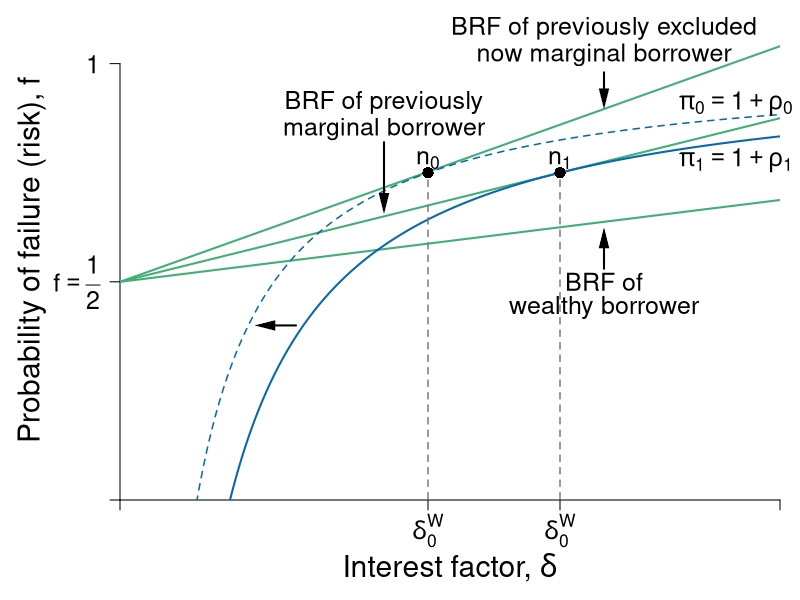

The R script that drew this image:
#' Graph Designer: Simon Halliday
#' Authors: Bowles and Halliday
#' Title: Coordination, Conflict and Competition: A Text in Microeconomics

library(shape)
pdf(file = "credit/credit_investment_macro_b.pdf", width = 8, height = 6)

#Set parameters for graphics
pointsize <- 1.8
axislabelsize <- 1.8
labelsize <- 1.5
namesize <- 1.8
annotatesize <- 1.5
graphlinewidth <- 2
segmentlinewidth <- 1.5

COL <- c("#7fc97f", "#beaed4", "#fdc086", "#ffff99", "#386cb0", "#f0027f", "#bf5b17", "#666666")
COLA <- c("#e0f3db", "#99d8c9","#66c2a4","#41ae76", "#238b45", "#005824")
COLB <- c("#c6dbef", "#4eb3d3", "#2b8cbe", "#0868ac","#084081")
COLC <- c("#fcfbfd", "#efedf5", "#dadaeb", "#bcbddc", "#9e9ac8", "#807dba", "#6a51a3", "#54278f", "#3f007d")
grays <- gray.colors(25, start = 1, end = 0)

#Edited the margins to cater for the larger LHS labels
par(mar =  c(5, 6, 1, 1))

brfFn <- function(delta, q = 1, k = 1) {
  .5 + (delta / (2 * q)) * (1 - k)
}

PCFn <- function(delta, q = 1) {
  delta/q
}

isoreturnFn <- function(delta, pi = 0.125) {
  1 - (pi)/delta
}

yFn <- function(d1, f1, q = 1){
  q*f1*(1 - f1) - d1*(1 - f1)
}

ylow <- function(delta, q = 1, ybar = 0.0625){
  (-sqrt(delta^2 - 2*delta*q + q^2 - 4*q*ybar) + delta + q)/(2*q)
}

yhigh <- function(delta, q = 1, ybar = 0.0625){
  (sqrt(delta^2 - 2*delta*q + q^2 - 4*q*ybar) + delta + q)/(2*q)
}

xlims <- c(0, 1.5)
ylims <- c(0, 1.1)

npts <- 501 
d1 <- seq(xlims[1], xlims[2], length.out = npts)
f1 <- seq(ylims[1], ylims[2], length.out = npts) 
a <- c(0.0625)

plot(0, 0, xlim = xlims, ylim = ylims, type = "n",
     xlab = expression(paste("")),
     ylab = expression(paste("")), 
     xaxt = "n", 
     yaxt = "n", 
     cex.lab = axislabelsize, 
     bty = "n",
     xaxs = "i", 
     yaxs = "i"
)


ticksy <- c(ylims[1], 0.5, ylims[2] - 0.1)
ylabels <- c(NA, expression(paste(f == frac(1,2))),  1)
ticksx <- c(xlims[1], 0.7, 1, xlims[2])
#xlabels <- c(NA, expression(paste(delta[0]^{W})), expression(paste(delta[1]^{W})), NA)
xlabels <- c(NA, NA, NA, NA)

text(0.7, -0.07, expression(paste(delta[0]^{W})), cex = labelsize, xpd = TRUE)
text(1, -0.07, expression(paste(delta[0]^{W})), cex = labelsize, xpd = TRUE)


axis(1, at = ticksx, pos = 0, labels = xlabels, cex.axis = labelsize)
axis(2, at = ticksy, pos = 0, labels = ylabels, las = 1, cex.axis = labelsize)

npts <- 503 
xx1 <- seq(xlims[1], xlims[2], length.out = npts)

#Draw the graphs
lines(xx1, brfFn(xx1, k = 0.28), col = COLA[4], lwd = graphlinewidth)
lines(xx1, brfFn(xx1, k = 0.5), col = COLA[4], lwd = graphlinewidth)
lines(xx1, brfFn(xx1, k = 0.75), col = COLA[4], lwd = graphlinewidth)
lines(xx1, isoreturnFn(xx1, pi = 0.175), col = COLB[4], lwd = segmentlinewidth, lty = 2)
lines(xx1, isoreturnFn(xx1, pi = 0.25), col = COLB[4], lwd = graphlinewidth)
#lines(xx1, isoreturnFn(xx1, pi = 0.5), col = COLB[4], lwd = graphlinewidth)


#Axis labels
mtext(expression(paste("Interest factor, ", delta)), side = 1, line = 3.3, cex = axislabelsize)
text(-0.2, 0.5*(ylims[2]), expression(paste("Probability of failure (risk), ", f)), xpd = TRUE, cex = axislabelsize, srt = 90) 

#segments(0.39, -1, 0.39, brfFn(0.39, k = 0.75), lty = 2, col = grays[20] , lwd = segmentlinewidth)
#points(0.39, brfFn(0.39, k = 0.75), pch = 16, col = "black", cex = 1.5)
#text(0.39 + 0.025, brfFn(0.39, k = 0.75) - 0.03, expression(paste(b)), cex = labelsize)

segments(1, -1, 1, brfFn(delta = 1, k = 0.5), lty = 2, col = grays[20] , lwd = segmentlinewidth)
#points(1, brfFn(1, k = 0.5), pch = 16, col = "black", cex = 1.5)
# text(1, brfFn(1, k = 0.5) + 0.04, expression(paste(n)), cex = labelsize)

#segments(.59, -1, 0.59, brfFn(delta = 0.59, k = 0.75), lty = 2, col = grays[20] , lwd = segmentlinewidth)
#points(0.59, brfFn(0.59, k = 0.75), pch = 16, col = "black", cex = 1.5)
#text(0.59 + 0.025, brfFn(0.59, k = 0.75) - 0.03, expression(paste(a)), cex = labelsize)

segments(.7, -1, 0.7, brfFn(delta = 0.7, k = 0.28), lty = 2, col = grays[20] , lwd = segmentlinewidth)
#points(0.7, brfFn(0.7, k = 0.28), pch = 16, col = "black", cex = 1.5)



points(0.7, 0.75, pch = 16, col = "black", cex = 1.5)
text(0.7, 0.78, expression(paste(n[0])), cex = labelsize)

points(1, 0.75, pch = 16, col = "black", cex = 1.5)
text(1, 0.78, expression(paste(n[1])), cex = labelsize)


# ZPC
text(1.4, 0.91, expression(paste(pi[0] == 1 + rho[0])), cex = labelsize, xpd = TRUE)
text(1.4, 0.78, expression(paste(pi[1] == 1 + rho[1])), cex = labelsize, xpd = TRUE)


text(1.1, 1.08, expression(paste("BRF of previously excluded")), cex = labelsize, xpd = TRUE)
text(1.1, 1.02, expression(paste("now marginal borrower")), cex = labelsize, xpd = TRUE)
Arrows(1.1, 0.98, 1.1, 0.92, col = "black", lty = 1, lwd = 2, arr.type = "triangle", arr.lwd = 0.5)

text(1.1, 0.5, expression(paste("BRF of")), cex = labelsize)
text(1.1, 0.44, expression(paste("wealthy borrower")), cex = labelsize)
Arrows(1.1, 0.53, 1.1, 0.6, col = "black", lty = 1, lwd = 2, arr.type = "triangle", arr.lwd = 0.5)


text(0.6, 0.91, expression(paste("BRF of previously")), cex = labelsize)
text(0.6, 0.85, expression(paste("marginal borrower")), cex = labelsize)
Arrows(0.6, 0.82, 0.6, 0.68, col = "black", lty = 1, lwd = 2, arr.type = "triangle", arr.lwd = 0.5)

# text(0.12, 0.44, expression(paste("zpc")), cex = labelsize)
# text(0.12, 0.38, expression(paste("after")), cex = labelsize)
# Arrows(0.17, 0.43, 0.27, 0.43, col = "black", lty = 1, lwd = 2, arr.type = "triangle", arr.lwd = 0.5)
#text(0.12, 0.26, expression(paste("zpc")), cex = labelsize)
#text(0.12, 0.2, expression(paste("before")), cex = labelsize)
#Arrows(0.17, 0.25, 0.3, 0.25, col = "black", lty = 1, lwd = 2, arr.type = "triangle", arr.lwd = 0.5)

#text(0.49, 0.15, expression(paste("Policy")), cex = labelsize)
#text(0.49, 0.09, expression(paste("Change")), cex = labelsize)
#Arrows(0.58, 0.05, 0.42, 0.05, col = "black", lty = 1, lwd = 2, arr.type = "triangle", arr.lwd = 0.5)
Arrows(0.4, 0.4, 0.33, 0.4, col = "black", lty = 1, lwd = 2, arr.type = "triangle", arr.lwd = 0.5)


dev.off()
